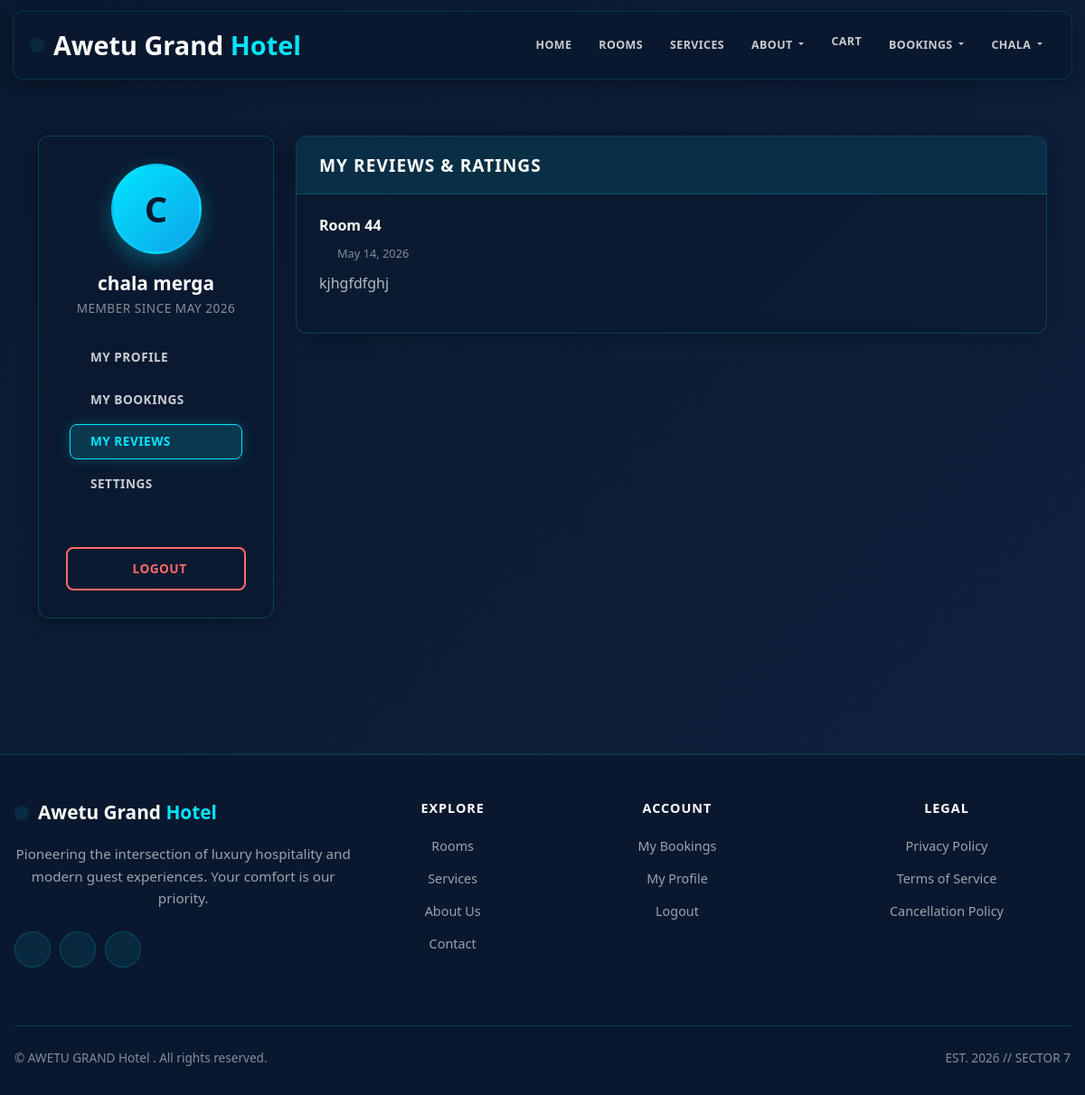
The page /profile/?tab=reviews (signed in) on the database its author committed.
### hotel/models.py (models this page shows, shortened)
class RoomRating(models.Model):
    id = models.AutoField(primary_key=True)
    user = models.ForeignKey(User, on_delete=models.CASCADE, related_name='room_ratings')
    room = models.ForeignKey(Room, on_delete=models.CASCADE, related_name='ratings')
    reservation = models.ForeignKey(Reservation, on_delete=models.CASCADE, related_name='room_rating')
    rating = models.IntegerField(validators=[MinValueValidator(1), MaxValueValidator(5)])
    review = models.TextField(blank=True, null=True)
    cleanliness = models.IntegerField(default=5, validators=[MinValueValidator(1), MaxValueValidator(5)])
    comfort = models.IntegerField(default=5, validators=[MinValueValidator(1), MaxValueValidator(5)])
    amenities = models.IntegerField(default=5, validators=[MinValueValidator(1), MaxValueValidator(5)])
    created_at = models.DateTimeField(auto_now_add=True)
    updated_at = models.DateTimeField(auto_now=True)
    class Meta:
        unique_together = ['user', 'reservation']
        ordering = ['-created_at']

class Room(models.Model):
    id = models.AutoField(primary_key=True)
    STATUS_CHOICES = [
        ('Available', 'Available'),
        ('Booked', 'Booked'),
        ('Maintenance', 'Maintenance'),
    ]
    room_number = models.CharField(max_length=10, unique=True)
    category = models.ForeignKey(RoomCategory, on_delete=models.CASCADE, related_name='rooms')
    assigned_staff = models.ForeignKey('Staff', on_delete=models.SET_NULL, null=True, blank=True, related_name='assigned_rooms')
    status = models.CharField(max_length=15, choices=STATUS_CHOICES, default='Available')
    floor = models.IntegerField(default=1, validators=[MinValueValidator(1), MaxValueValidator(100)])
    max_occupancy = models.IntegerField(default=2, validators=[MinValueValidator(1)])
    price = models.DecimalField(max_digits=10, decimal_places=2, null=True, blank=True, validators=[MinValueValidator(0)], help_text="Room-specific price (leave blank to use category base price)")
    amenities = models.TextField(default="WiFi, AC, TV", help_text="Comma-separated list of amenities")
    description = models.TextField(blank=True, null=True)
    image = models.ImageField(upload_to='rooms/', blank=True, null=True)
    created_at = models.DateTimeField(default=timezone.now)
    class Meta:
        ordering = ['room_number']

### hotel/views.py (the view)
# urls.py: path('profile/', views.user_profile, name='user_profile'),
@login_required(login_url='login')
def user_profile(request):
    try:
        guest = request.user.guest
    except Guest.DoesNotExist:
        guest = None
    bookings = Reservation.objects.filter(guest=guest).order_by('-check_in_date') if guest else []
    room_reviews = RoomRating.objects.filter(user=request.user).select_related("room")
    service_reviews = ServiceRating.objects.filter(user=request.user).select_related("service")
    service_bookings = ServiceBooking.objects.filter(user=request.user).select_related('service', 'reservation').order_by('-booking_date')
    total_bookings = bookings.count()
    total_service_bookings = service_bookings.count()
    total_nights = sum((b.check_out_date - b.check_in_date).days for b in bookings if b.check_out_date and b.check_in_date) if bookings else 0
    reviewed_rooms = set(room_reviews.values_list('room_id', flat=True))
    active_tab = request.GET.get('tab', 'profile')
    if active_tab not in ('profile', 'bookings', 'reviews', 'settings'):
        active_tab = 'profile'
    context = {
        'guest': guest,
        'bookings': bookings,
        'service_bookings': service_bookings,
        'room_reviews': room_reviews,
        'service_reviews': service_reviews,
        'total_bookings': total_bookings,
        'total_nights': total_nights,
        'total_service_bookings': total_service_bookings,
        'reviews_count': room_reviews.count() + service_reviews.count(),
        'active_tab': active_tab,
        'reviewed_rooms': reviewed_rooms,
    }
    return render(request, 'hotel/html/user_profile.html', context)

### hotel/templates/hotel/html/user_profile.html (shortened to what this page needs)
{% extends "hotel/html/base.html" %}
{% load static %}
{% block content %}
<div class="profile-container">
    <div class="container">
        <div class="row">
            <div class="col-lg-3">
                <div class="sidebar-card">
                    <div class="card-body" style="padding: 30px;">
                        <div class="text-center mb-4">
                            <div class="profile-avatar">
                                {{ user.first_name|first|upper|default:user.username|first|upper }}
                            </div>
                            <h5 class="profile-name">{{ user.first_name }} {{ user.last_name }}</h5>
                            <p class="profile-member-since">Member since {{ user.date_joined|date:"M Y" }}</p>
                        </div>
                        <nav class="sidebar-nav" role="tablist">
                            <a id="tab-profile" class="nav-link {% if active_tab == 'profile' %}active{% endif %}" href="#profile" data-bs-toggle="tab" role="tab" aria-controls="profile" aria-selected="{% if active_tab == 'profile' %}true{% else %}false{% endif %}">
                                 My Profile
                            </a>
                            <a id="tab-bookings" class="nav-link {% if active_tab == 'bookings' %}active{% endif %}" href="#bookings" data-bs-toggle="tab" role="tab" aria-controls="bookings" aria-selected="{% if active_tab == 'bookings' %}true{% else %}false{% endif %}">
                                 My Bookings
                            </a>
                            <a id="tab-reviews" class="nav-link {% if active_tab == 'reviews' %}active{% endif %}" href="#reviews" data-bs-toggle="tab" role="tab" aria-controls="reviews" aria-selected="{% if active_tab == 'reviews' %}true{% else %}false{% endif %}">
                                 My Reviews
                            </a>
                            <a id="tab-settings" class="nav-link {% if active_tab == 'settings' %}active{% endif %}" href="#settings" data-bs-toggle="tab" role="tab" aria-controls="settings" aria-selected="{% if active_tab == 'settings' %}true{% else %}false{% endif %}">
                                 Settings
                            </a>
                        </nav>
                        <hr style="border-color: var(--border); margin: 25px 0;">
                        <a href="#" class="btn-logout logout-link" data-logout-url="{% url 'logout' %}">
                             Logout
                        </a>
                    </div>
                </div>
            </div>
            <div class="col-lg-9">
                <div class="tab-content">
                    <div class="tab-pane fade {% if active_tab == 'reviews' %}show active{% endif %}" id="reviews" role="tabpanel" aria-labelledby="tab-reviews">
                        <div class="content-card">
                            <div class="content-card-header">
                                <h5>My Reviews & Ratings</h5>
                            </div>
                            <div class="content-card-body">
                                {% if room_reviews or service_reviews %}
                                  <div class="reviews-list">
                                    {% for review in room_reviews %}
                                      <div class="review-item">
                                        <h6 class="review-title">Room {{ review.room.room_number }}</h6>
                                        <div class="review-rating">
                                          <span class="review-date">{{ review.created_at|date:"M d, Y" }}</span>
                                        </div>
                                        <p class="review-text">{{ review.review }}</p>
                                      </div>
                                    {% endfor %}
                                  </div>
                                {% else %}
                                  <p class="text-muted">No reviews yet.</p>
                                {% endif %}
                            </div>
                        </div>
                    </div>
                </div>
            </div>
        </div>
    </div>
</div>
{% endblock %}

### hotel/templates/hotel/html/base.html (shortened to what this page needs)
{% load static %}
<!doctype html>
<html lang="en">
  <head>
    <link rel="stylesheet" href="{% static 'hotel/css/bootstrap.min.css' %}" />
    <link rel="stylesheet" href="{% static 'hotel/css/home.css' %}" />
  </head>
  <body>
    <nav class="navbar navbar-expand-lg navbar-dark">
      <div class="container-lg">
        <a class="navbar-brand" href="{% url 'guest_home' %}">
          <i class="fas fa-hotel"></i>
          <span class="brand-text"
            >Awetu Grand <span class="highlight">Hotel</span></span
          >
        </a>
        <div class="collapse navbar-collapse" id="navbarNav">
          <ul class="navbar-nav ms-auto align-items-center">
            <li class="nav-item">
              <a
                class="nav-link {% if request.resolver_match.url_name == 'guest_home' %}active{% endif %}"
                href="{% url 'guest_home' %}"
                >Home</a
              >
            </li>
            <li class="nav-item">
              <a
                class="nav-link {% if request.resolver_match.url_name == 'room_list' %}active{% endif %}"
                href="{% url 'room_list' %}"
                >Rooms</a
              >
            </li>
            <li class="nav-item">
              <a
                class="nav-link {% if request.resolver_match.url_name == 'service' %}active{% endif %}"
                href="{% url 'service' %}"
                >Services</a
              >
            </li>
            <li class="nav-item dropdown">
              <a
                class="nav-link dropdown-toggle {% if request.resolver_match.url_name == 'about' %}active{% endif %}"
                href="#"
                id="aboutDropdown"
                role="button"
                data-bs-toggle="dropdown"
              >
                About
              </a>
            </li>
            {% if user.is_authenticated %}
            <li class="nav-item">
              <a
                class="nav-link {% if request.resolver_match.url_name == 'view_cart' %}active{% endif %}"
                href="{% url 'view_cart' %}"
                style="position: relative"
              >
                 Cart
              </a>
            </li>
            <li class="nav-item dropdown">
              <a
                class="nav-link dropdown-toggle {% if request.resolver_match.url_name == 'about' %}active{% endif %}"
                href="#"
                id="aboutDropdown"
                role="button"
                data-bs-toggle="dropdown"
              >
                Bookings
              </a>
            </li>
            <li class="nav-item dropdown">
              <a
                class="nav-link dropdown-toggle"
                href="#"
                id="userDropdown"
                role="button"
                data-bs-toggle="dropdown"
              >
                 {{ user.username }}
              </a>
            </li>
            {% endif %}
          </ul>
        </div>
      </div>
    </nav>
    <main>
      <div class="container-lg">{% block content %}{% endblock %}</div>
    </main>
    <footer>
      <div class="container-lg">
        <div class="row">
          <div class="col-lg-4 mb-4">
            <div class="footer-brand">
              <i class="fas fa-hotel"></i>
              <span class="brand-text"
                >Awetu Grand <span class="highlight">Hotel</span></span
              >
            </div>
            <p class="footer-description">
              Pioneering the intersection of luxury hospitality and modern guest
              experiences. Your comfort is our priority.
            </p>
            <div class="social-icons">
              <a href="#"></a>
              <a href="#"></a>
              <a href="#"></a>
            </div>
          </div>
          <div class="col-lg-2 col-md-6 mb-4 footer-section">
            <h5>Explore</h5>
            <ul class="footer-links">
              <li><a href="{% url 'room_list' %}">Rooms</a></li>
              <li><a href="{% url 'service' %}">Services</a></li>
              <li><a href="{% url 'about' %}">About Us</a></li>
              <li><a href="{% url 'contact' %}">Contact</a></li>
            </ul>
          </div>
          <div class="col-lg-3 col-md-6 mb-4 footer-section">
            <h5>Account</h5>
            <ul class="footer-links">
              {% if user.is_authenticated %}
              <li><a href="{% url 'my_reservations' %}">My Bookings</a></li>
              <li><a href="{% url 'user_profile' %}">My Profile</a></li>
              <li>
                <a
                  class="logout-link"
                  href="#"
                  data-logout-url="{% url 'logout' %}"
                  >Logout</a
                >
              </li>
              {% else %}
              <li><a href="{% url 'login' %}">Login</a></li>
              <li><a href="{% url 'register' %}">Register</a></li>
              {% endif %}
            </ul>
          </div>
          <div class="col-lg-3 col-md-6 mb-4 footer-section">
            <h5>Legal</h5>
            <ul class="footer-links">
              <li><a href="#">Privacy Policy</a></li>
              <li><a href="#">Terms of Service</a></li>
              <li><a href="#">Cancellation Policy</a></li>
            </ul>
          </div>
        </div>
        <div class="footer-bottom">
          <div class="footer-meta">
            <div>&copy; AWETU GRAND Hotel . All rights reserved.</div>
            <div>EST. 2026 // SECTOR 7</div>
          </div>
        </div>
      </div>
    </footer>
  </body>
</html>

### rows shown on the page
RoomRating: room.room_number "44", created_at "May 14, 2026", review "kjhgfdfghj"

### other values the page prints
{{ user.username }} "CHALA"
{{ user.first_name|first|upper|default:user.username|first|upper }} "C"
{{ user.first_name }} "chala"
{{ user.last_name }} "merga"
{{ user.date_joined|date:"M Y" }} "MAY 2026"
